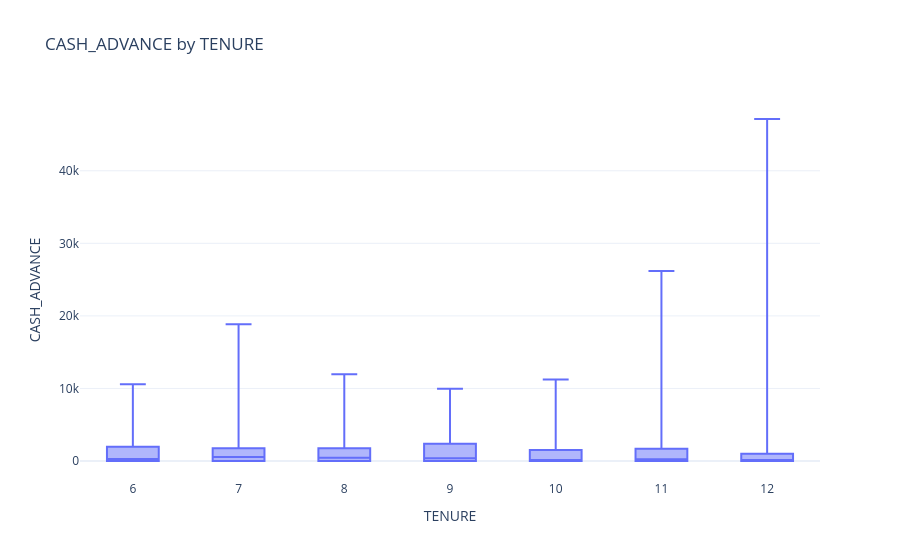

Notebook code cell kept with this figure:
### Code cell
plot_bivariate_box(df_clean, "TENURE", "CASH_ADVANCE", "CASH_ADVANCE by TENURE")

### Figure 1 — Plotly figure (JSON) as saved in the notebook; plotly's stock layout.template omitted (floating-point values rounded to 4 significant figures; data arrays with more than 128 entries replaced by an {"elided": "..."} marker saying what was removed)
{"data": [{"alignmentgroup": "True", "boxpoints": false, "hovertemplate": "TENURE=%{x}<br>CASH_ADVANCE=%{y}<extra></extra>", "legendgroup": "", "marker": {"color": "#636efa"}, "name": "", "notched": false, "offsetgroup": "", "orientation": "v", "showlegend": false, "type": "box", "x": {"elided": "8950 int values"}, "x0": " ", "xaxis": "x", "y": {"elided": "8950 float values"}, "y0": " ", "yaxis": "y"}], "layout": {"boxmode": "group", "legend": {"tracegroupgap": 0}, "title": {"text": "CASH_ADVANCE by TENURE"}, "xaxis": {"anchor": "y", "domain": [0, 1], "title": {"text": "TENURE"}}, "yaxis": {"anchor": "x", "domain": [0, 1], "title": {"text": "CASH_ADVANCE"}}}}
